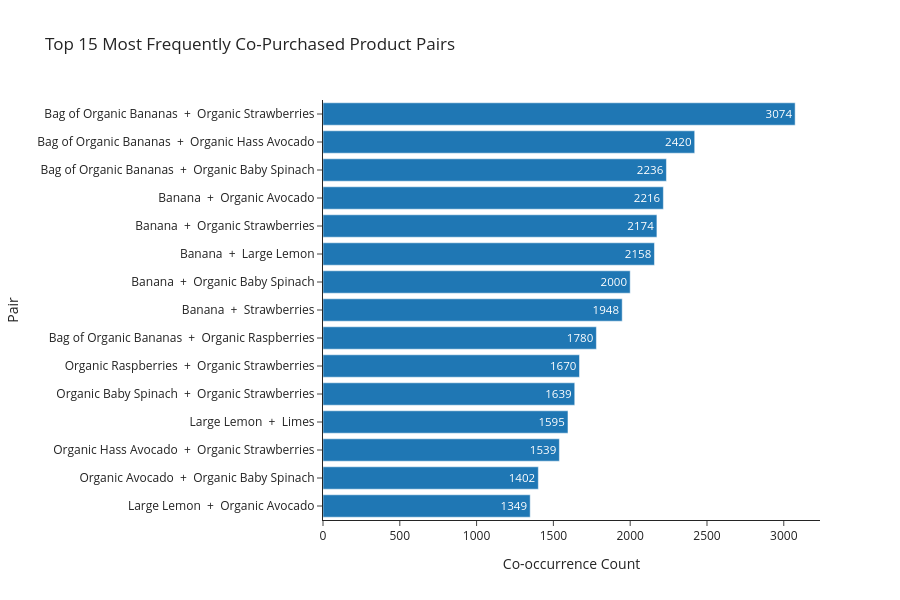

The code cell stored with this chart in its notebook:
### Code cell
fig = px.bar(
    pairs_df,
    x="Co-occurrence Count",
    y="Pair",
    orientation="h",
    title="Top 15 Most Frequently Co-Purchased Product Pairs",
    text_auto=True,
    height=600,
)
fig.update_layout(yaxis=dict(autorange="reversed"))
fig.show()

### Figure 1 — Plotly figure (JSON) as saved in the notebook; plotly's stock layout.template omitted (floating-point values rounded to 4 significant figures)
{"data": [{"hovertemplate": "Co-occurrence Count=%{x}<br>Pair=%{y}<extra></extra>", "legendgroup": "", "marker": {"color": "#1F77B4", "pattern": {"shape": ""}}, "name": "", "orientation": "h", "showlegend": false, "textposition": "auto", "texttemplate": "%{x}", "type": "bar", "x": [3074, 2420, 2236, 2216, 2174, 2158, 2000, 1948, 1780, 1670, 1639, 1595, 1539, 1402, 1349], "xaxis": "x", "y": ["Bag of Organic Bananas  +  Organic Strawberries", "Bag of Organic Bananas  +  Organic Hass Avocado", "Bag of Organic Bananas  +  Organic Baby Spinach", "Banana  +  Organic Avocado", "Banana  +  Organic Strawberries", "Banana  +  Large Lemon", "Banana  +  Organic Baby Spinach", "Banana  +  Strawberries", "Bag of Organic Bananas  +  Organic Raspberries", "Organic Raspberries  +  Organic Strawberries", "Organic Baby Spinach  +  Organic Strawberries", "Large Lemon  +  Limes", "Organic Hass Avocado  +  Organic Strawberries", "Organic Avocado  +  Organic Baby Spinach", "Large Lemon  +  Organic Avocado"], "yaxis": "y"}], "layout": {"barmode": "relative", "height": 600, "legend": {"tracegroupgap": 0}, "title": {"text": "Top 15 Most Frequently Co-Purchased Product Pairs"}, "xaxis": {"anchor": "y", "domain": [0.0, 1.0], "title": {"text": "Co-occurrence Count"}}, "yaxis": {"anchor": "x", "autorange": "reversed", "domain": [0.0, 1.0], "title": {"text": "Pair"}}}}
